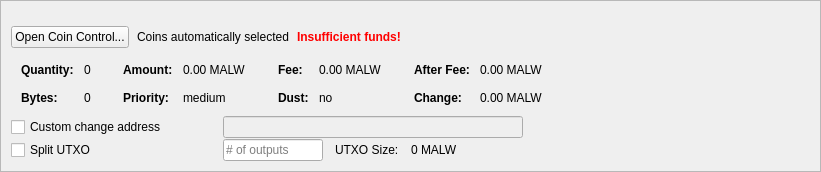
         <widget class="QFrame" name="frameCoinControl">
          <property name="sizePolicy">
           <sizepolicy hsizetype="Expanding" vsizetype="Expanding">
            <horstretch>0</horstretch>
            <verstretch>0</verstretch>
           </sizepolicy>
          </property>
          <property name="maximumSize">
           <size>
            <width>16777215</width>
            <height>16777215</height>
           </size>
          </property>
          <property name="frameShape">
           <enum>QFrame::StyledPanel</enum>
          </property>
          <property name="frameShadow">
           <enum>QFrame::Sunken</enum>
          </property>
          <layout class="QVBoxLayout" name="verticalLayoutCoinControl2">
           <property name="spacing">
            <number>0</number>
           </property>
           <property name="leftMargin">
            <number>0</number>
           </property>
           <property name="topMargin">
            <number>0</number>
           </property>
           <property name="rightMargin">
            <number>0</number>
           </property>
           <property name="bottomMargin">
            <number>0</number>
           </property>
           <item>
            <widget class="QFrame" name="frameCoinControl_BG">
             <layout class="QVBoxLayout" name="verticalLayoutCoinControl" stretch="0,0,0,0,0,0">
              <property name="spacing">
               <number>1</number>
              </property>
              <property name="leftMargin">
               <number>10</number>
              </property>
              <property name="topMargin">
               <number>10</number>
              </property>
              <item>
               <layout class="QHBoxLayout" name="horizontalLayoutCoinControl1">
                <property name="bottomMargin">
                 <number>15</number>
                </property>
                <item>
                 <layout class="QVBoxLayout" name="verticalLayout_3">
                  <property name="spacing">
                   <number>6</number>
                  </property>
                 </layout>
                </item>
               </layout>
              </item>
              <item>
               <layout class="QHBoxLayout" name="horizontalLayoutCoinControl2" stretch="0,0,0,0">
                <property name="spacing">
                 <number>8</number>
                </property>
                <property name="bottomMargin">
                 <number>10</number>
                </property>
                <item>
                 <widget class="QPushButton" name="pushButtonCoinControl">
                  <property name="sizePolicy">
                   <sizepolicy hsizetype="Minimum" vsizetype="Fixed">
                    <horstretch>0</horstretch>
                    <verstretch>0</verstretch>
                   </sizepolicy>
                  </property>
                  <property name="styleSheet">
                   <string notr="true"/>
                  </property>
                  <property name="text">
                   <string>Open Coin Control...</string>
                  </property>
                  <property name="autoDefault">
                   <bool>false</bool>
                  </property>
                 </widget>
                </item>
                <item>
                 <widget class="QLabel" name="labelCoinControlAutomaticallySelected">
                  <property name="text">
                   <string>Coins automatically selected</string>
                  </property>
                  <property name="margin">
                   <number>5</number>
                  </property>
                 </widget>
                </item>
                <item>
                 <widget class="QLabel" name="labelCoinControlInsuffFunds">
                  <property name="font">
                   <font>
                    <weight>75</weight>
                    <bold>true</bold>
                   </font>
                  </property>
                  <property name="styleSheet">
                   <string notr="true">color:red;font-weight:bold;</string>
                  </property>
                  <property name="text">
                   <string>Insufficient funds!</string>
                  </property>
                  <property name="margin">
                   <number>5</number>
                  </property>
                 </widget>
                </item>
                <item>
                 <spacer name="horizontalSpacerCoinControl">
                  <property name="orientation">
                   <enum>Qt::Horizontal</enum>
                  </property>
                  <property name="sizeHint" stdset="0">
                   <size>
                    <width>40</width>
                    <height>1</height>
                   </size>
                  </property>
                 </spacer>
                </item>
               </layout>
              </item>
              <item>
               <widget class="QWidget" name="widgetCoinControl" native="true">
                <property name="sizePolicy">
                 <sizepolicy hsizetype="Preferred" vsizetype="Preferred">
                  <horstretch>0</horstretch>
                  <verstretch>0</verstretch>
                 </sizepolicy>
                </property>
                <property name="minimumSize">
                 <size>
                  <width>0</width>
                  <height>0</height>
                 </size>
                </property>
                <property name="styleSheet">
                 <string notr="true"/>
                </property>
                <layout class="QHBoxLayout" name="horizontalLayoutCoinControl5">
                 <property name="leftMargin">
                  <number>0</number>
                 </property>
                 <property name="topMargin">
                  <number>0</number>
                 </property>
                 <property name="rightMargin">
                  <number>0</number>
                 </property>
                 <property name="bottomMargin">
                  <number>0</number>
                 </property>
                 <item>
                  <layout class="QHBoxLayout" name="horizontalLayoutCoinControl3" stretch="0,0,0,1">
                   <property name="spacing">
                    <number>20</number>
                   </property>
                   <property name="topMargin">
                    <number>0</number>
                   </property>
                   <property name="bottomMargin">
                    <number>10</number>
                   </property>
                   <item>
                    <layout class="QFormLayout" name="formLayoutCoinControl1">
                     <property name="horizontalSpacing">
                      <number>10</number>
                     </property>
                     <property name="verticalSpacing">
                      <number>14</number>
                     </property>
                     <property name="leftMargin">
                      <number>10</number>
                     </property>
                     <property name="topMargin">
                      <number>4</number>
                     </property>
                     <property name="rightMargin">
                      <number>6</number>
                     </property>
                     <item row="0" column="0">
                      <widget class="QLabel" name="labelCoinControlQuantityText">
                       <property name="font">
                        <font>
                         <weight>75</weight>
                         <bold>true</bold>
                        </font>
                       </property>
                       <property name="text">
                        <string>Quantity:</string>
                       </property>
                       <property name="margin">
                        <number>0</number>
                       </property>
                      </widget>
                     </item>
                     <item row="0" column="1">
                      <widget class="QLabel" name="labelCoinControlQuantity">
                       <property name="cursor">
                        <cursorShape>IBeamCursor</cursorShape>
                       </property>
                       <property name="contextMenuPolicy">
                        <enum>Qt::ActionsContextMenu</enum>
                       </property>
                       <property name="text">
                        <string notr="true">0</string>
                       </property>
                       <property name="margin">
                        <number>0</number>
                       </property>
                       <property name="textInteractionFlags">
                        <set>Qt::LinksAccessibleByMouse|Qt::TextSelectableByKeyboard|Qt::TextSelectableByMouse</set>
                       </property>
                      </widget>
                     </item>
                     <item row="1" column="0">
                      <widget class="QLabel" name="labelCoinControlBytesText">
                       <property name="font">
                        <font>
                         <weight>75</weight>
                         <bold>true</bold>
                        </font>
                       </property>
                       <property name="text">
                        <string>Bytes:</string>
                       </property>
                      </widget>
                     </item>
                     <item row="1" column="1">
                      <widget class="QLabel" name="labelCoinControlBytes">
                       <property name="cursor">
                        <cursorShape>IBeamCursor</cursorShape>
                       </property>
                       <property name="contextMenuPolicy">
                        <enum>Qt::ActionsContextMenu</enum>
                       </property>
                       <property name="text">
                        <string notr="true">0</string>
                       </property>
                       <property name="textInteractionFlags">
                        <set>Qt::LinksAccessibleByMouse|Qt::TextSelectableByKeyboard|Qt::TextSelectableByMouse</set>
                       </property>
                      </widget>
                     </item>
                    </layout>
                   </item>
                   <item>
                    <layout class="QFormLayout" name="formLayoutCoinControl2">
                     <property name="horizontalSpacing">
                      <number>10</number>
                     </property>
                     <property name="verticalSpacing">
                      <number>14</number>
                     </property>
                     <property name="leftMargin">
                      <number>6</number>
                     </property>
                     <property name="topMargin">
                      <number>4</number>
                     </property>
                     <property name="rightMargin">
                      <number>6</number>
                     </property>
                     <item row="0" column="0">
                      <widget class="QLabel" name="labelCoinControlAmountText">
                       <property name="font">
                        <font>
                         <weight>75</weight>
                         <bold>true</bold>
                        </font>
                       </property>
                       <property name="text">
                        <string>Amount:</string>
                       </property>
                       <property name="margin">
                        <number>0</number>
                       </property>
                      </widget>
                     </item>
                     <item row="0" column="1">
                      <widget class="QLabel" name="labelCoinControlAmount">
                       <property name="cursor">
                        <cursorShape>IBeamCursor</cursorShape>
                       </property>
                       <property name="contextMenuPolicy">
                        <enum>Qt::ActionsContextMenu</enum>
                       </property>
                       <property name="text">
                        <string notr="true">0.00 MALW</string>
                       </property>
                       <property name="textInteractionFlags">
                        <set>Qt::LinksAccessibleByMouse|Qt::TextSelectableByKeyboard|Qt::TextSelectableByMouse</set>
                       </property>
                      </widget>
                     </item>
                     <item row="1" column="0">
                      <widget class="QLabel" name="labelCoinControlPriorityText">
                       <property name="font">
                        <font>
                         <weight>75</weight>
                         <bold>true</bold>
                        </font>
                       </property>
                       <property name="text">
                        <string>Priority:</string>
                       </property>
                      </widget>
                     </item>
                     <item row="1" column="1">
                      <widget class="QLabel" name="labelCoinControlPriority">
                       <property name="cursor">
                        <cursorShape>IBeamCursor</cursorShape>
                       </property>
                       <property name="contextMenuPolicy">
                        <enum>Qt::ActionsContextMenu</enum>
                       </property>
                       <property name="text">
                        <string>medium</string>
                       </property>
                       <property name="textInteractionFlags">
                        <set>Qt::LinksAccessibleByMouse|Qt::TextSelectableByKeyboard|Qt::TextSelectableByMouse</set>
                       </property>
                      </widget>
                     </item>
                    </layout>
                   </item>
                   <item>
                    <layout class="QFormLayout" name="formLayoutCoinControl3">
                     <property name="horizontalSpacing">
                      <number>10</number>
                     </property>
                     <property name="verticalSpacing">
                      <number>14</number>
                     </property>
                     <property name="leftMargin">
                      <number>6</number>
                     </property>
                     <property name="topMargin">
                      <number>4</number>
                     </property>
                     <property name="rightMargin">
                      <number>6</number>
                     </property>
                     <item row="0" column="0">
                      <widget class="QLabel" name="labelCoinControlFeeText">
                       <property name="font">
                        <font>
                         <weight>75</weight>
                         <bold>true</bold>
                        </font>
                       </property>
                       <property name="text">
                        <string>Fee:</string>
                       </property>
                       <property name="margin">
                        <number>0</number>
                       </property>
                      </widget>
                     </item>
                     <item row="0" column="1">
                      <widget class="QLabel" name="labelCoinControlFee">
                       <property name="cursor">
                        <cursorShape>IBeamCursor</cursorShape>
                       </property>
                       <property name="contextMenuPolicy">
                        <enum>Qt::ActionsContextMenu</enum>
                       </property>
                       <property name="text">
                        <string notr="true">0.00 MALW</string>
                       </property>
                       <property name="textInteractionFlags">
                        <set>Qt::LinksAccessibleByMouse|Qt::TextSelectableByKeyboard|Qt::TextSelectableByMouse</set>
                       </property>
                      </widget>
                     </item>
                     <item row="1" column="0">
                      <widget class="QLabel" name="labelCoinControlLowOutputText">
                       <property name="font">
                        <font>
                         <weight>75</weight>
                         <bold>true</bold>
                        </font>
                       </property>
                       <property name="text">
                        <string>Dust:</string>
                       </property>
                      </widget>
                     </item>
                     <item row="1" column="1">
                      <widget class="QLabel" name="labelCoinControlLowOutput">
                       <property name="cursor">
                        <cursorShape>IBeamCursor</cursorShape>
                       </property>
                       <property name="contextMenuPolicy">
                        <enum>Qt::ActionsContextMenu</enum>
                       </property>
                       <property name="text">
                        <string>no</string>
                       </property>
                       <property name="textInteractionFlags">
                        <set>Qt::LinksAccessibleByMouse|Qt::TextSelectableByKeyboard|Qt::TextSelectableByMouse</set>
                       </property>
                      </widget>
                     </item>
                    </layout>
                   </item>
                   <item>
                    <layout class="QFormLayout" name="formLayoutCoinControl4">
                     <property name="horizontalSpacing">
                      <number>10</number>
                     </property>
                     <property name="verticalSpacing">
                      <number>14</number>
                     </property>
                     <property name="leftMargin">
                      <number>6</number>
                     </property>
                     <property name="topMargin">
                      <number>4</number>
                     </property>
                     <property name="rightMargin">
                      <number>6</number>
                     </property>
                     <item row="0" column="0">
                      <widget class="QLabel" name="labelCoinControlAfterFeeText">
                       <property name="font">
                        <font>
                         <weight>75</weight>
                         <bold>true</bold>
                        </font>
                       </property>
                       <property name="text">
                        <string>After Fee:</string>
                       </property>
                       <property name="margin">
                        <number>0</number>
                       </property>
                      </widget>
                     </item>
                     <item row="0" column="1">
                      <widget class="QLabel" name="labelCoinControlAfterFee">
                       <property name="cursor">
                        <cursorShape>IBeamCursor</cursorShape>
                       </property>
                       <property name="contextMenuPolicy">
                        <enum>Qt::ActionsContextMenu</enum>
                       </property>
                       <property name="text">
                        <string notr="true">0.00 MALW</string>
                       </property>
                       <property name="textInteractionFlags">
                        <set>Qt::LinksAccessibleByMouse|Qt::TextSelectableByKeyboard|Qt::TextSelectableByMouse</set>
                       </property>
                      </widget>
                     </item>
                     <item row="1" column="0">
                      <widget class="QLabel" name="labelCoinControlChangeText">
                       <property name="font">
                        <font>
                         <weight>75</weight>
                         <bold>true</bold>
                        </font>
                       </property>
                       <property name="text">
                        <string>Change:</string>
                       </property>
                      </widget>
                     </item>
                     <item row="1" column="1">
                      <widget class="QLabel" name="labelCoinControlChange">
                       <property name="cursor">
                        <cursorShape>IBeamCursor</cursorShape>
                       </property>
                       <property name="contextMenuPolicy">
                        <enum>Qt::ActionsContextMenu</enum>
                       </property>
                       <property name="text">
                        <string notr="true">0.00 MALW</string>
                       </property>
                       <property name="textInteractionFlags">
                        <set>Qt::LinksAccessibleByMouse|Qt::TextSelectableByKeyboard|Qt::TextSelectableByMouse</set>
                       </property>
                      </widget>
                     </item>
                    </layout>
                   </item>
                  </layout>
                 </item>
                </layout>
               </widget>
              </item>
              <item>
               <layout class="QHBoxLayout" name="horizontalLayoutCoinControl4">
                <property name="spacing">
                 <number>12</number>
                </property>
                <property name="sizeConstraint">
                 <enum>QLayout::SetDefaultConstraint</enum>
                </property>
                <property name="topMargin">
                 <number>0</number>
                </property>
                <property name="rightMargin">
                 <number>0</number>
                </property>
                <item>
                 <widget class="QCheckBox" name="checkBoxCoinControlChange">
                  <property name="sizePolicy">
                   <sizepolicy hsizetype="Preferred" vsizetype="Preferred">
                    <horstretch>0</horstretch>
                    <verstretch>0</verstretch>
                   </sizepolicy>
                  </property>
                  <property name="minimumSize">
                   <size>
                    <width>200</width>
                    <height>0</height>
                   </size>
                  </property>
                  <property name="maximumSize">
                   <size>
                    <width>200</width>
                    <height>16777215</height>
                   </size>
                  </property>
                  <property name="toolTip">
                   <string>If this is activated, but the change address is empty or invalid, change will be sent to a newly generated address.</string>
                  </property>
                  <property name="text">
                   <string>Custom change address</string>
                  </property>
                 </widget>
                </item>
                <item>
                 <widget class="QValidatedLineEdit" name="lineEditCoinControlChange">
                  <property name="enabled">
                   <bool>false</bool>
                  </property>
                  <property name="sizePolicy">
                   <sizepolicy hsizetype="Preferred" vsizetype="Preferred">
                    <horstretch>0</horstretch>
                    <verstretch>0</verstretch>
                   </sizepolicy>
                  </property>
                  <property name="minimumSize">
                   <size>
                    <width>300</width>
                    <height>0</height>
                   </size>
                  </property>
                 </widget>
                </item>
                <item>
                 <widget class="QLabel" name="labelCoinControlChangeLabel">
                  <property name="sizePolicy">
                   <sizepolicy hsizetype="Preferred" vsizetype="Preferred">
                    <horstretch>0</horstretch>
                    <verstretch>0</verstretch>
                   </sizepolicy>
                  </property>
                  <property name="minimumSize">
                   <size>
                    <width>100</width>
                    <height>0</height>
                   </size>
                  </property>
                  <property name="text">
                   <string/>
                  </property>
                  <property name="margin">
                   <number>3</number>
                  </property>
                 </widget>
                </item>
               </layout>
              </item>
              <item>
               <layout class="QHBoxLayout" name="horizontalLayoutCoinControl6">
                <property name="spacing">
                 <number>12</number>
                </property>
                <property name="rightMargin">
                 <number>0</number>
                </property>
                <item>
                 <widget class="QCheckBox" name="splitBlockCheckBox">
                  <property name="sizePolicy">
                   <sizepolicy hsizetype="Preferred" vsizetype="Preferred">
                    <horstretch>0</horstretch>
                    <verstretch>0</verstretch>
                   </sizepolicy>
                  </property>
                  <property name="minimumSize">
                   <size>
                    <width>200</width>
                    <height>0</height>
                   </size>
                  </property>
                  <property name="maximumSize">
                   <size>
                    <width>200</width>
                    <height>16777215</height>
                   </size>
                  </property>
                  <property name="text">
                   <string>Split UTXO</string>
                  </property>
                 </widget>
                </item>
                <item>
                 <widget class="QLineEdit" name="splitBlockLineEdit">
                  <property name="sizePolicy">
                   <sizepolicy hsizetype="Preferred" vsizetype="Preferred">
                    <horstretch>50</horstretch>
                    <verstretch>0</verstretch>
                   </sizepolicy>
                  </property>
                  <property name="minimumSize">
                   <size>
                    <width>100</width>
                    <height>0</height>
                   </size>
                  </property>
                  <property name="maximumSize">
                   <size>
                    <width>100</width>
                    <height>16777215</height>
                   </size>
                  </property>
                  <property name="placeholderText">
                   <string># of outputs</string>
                  </property>
                 </widget>
                </item>
                <item>
                 <widget class="QLabel" name="labelBlockSizeText">
                  <property name="text">
                   <string>UTXO Size:</string>
                  </property>
                 </widget>
                </item>
                <item>
                 <widget class="QLabel" name="labelBlockSize">
                  <property name="text">
                   <string>0 MALW</string>
                  </property>
                 </widget>
                </item>
                <item>
                 <spacer name="horizontalSpacer_7">
                  <property name="orientation">
                   <enum>Qt::Horizontal</enum>
                  </property>
                  <property name="sizeHint" stdset="0">
                   <size>
                    <width>40</width>
                    <height>20</height>
                   </size>
                  </property>
                 </spacer>
                </item>
               </layout>
              </item>
              <item>
               <spacer name="verticalSpacerCoinControl">
                <property name="orientation">
                 <enum>Qt::Vertical</enum>
                </property>
                <property name="sizeHint" stdset="0">
                 <size>
                  <width>800</width>
                  <height>1</height>
                 </size>
                </property>
               </spacer>
              </item>
             </layout>
            </widget>
           </item>
          </layout>
         </widget>
